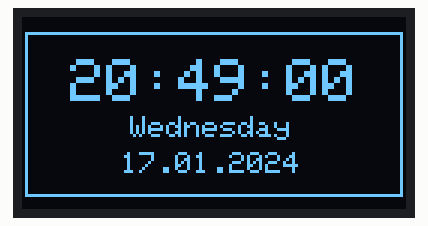
This sketch was run on a simulated Arduino Uno, built with avr-gcc and run on an emulated ATmega328P. Shown: 128×64 one-colour display. The local clock reads 2024-03-15 10:24:30 at power-on unless the sketch sets it.

Above: at 0.1 s.
At 4.3 s:
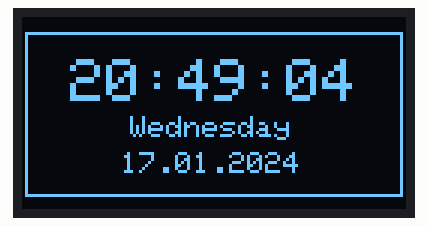
At 9.4 s:
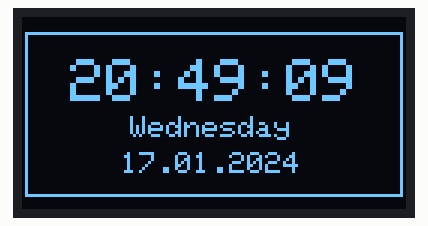
At 18.7 s:
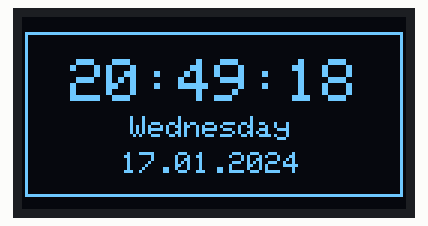
At 28.1 s:
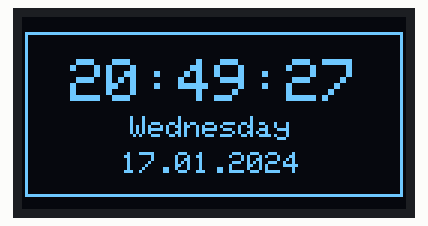
At 38.4 s:
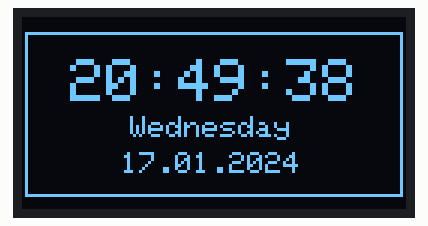

The sketch:

Clock_OLED.ino
```cpp
#include <DS3231.h>
#include <Wire.h>
#include <Adafruit_SSD1306.h>
#include <Adafruit_GFX.h>


DS3231 rtc(SDA,SCL);
Adafruit_SSD1306 oled(128,64,&Wire,1);
void setup() {
  Serial.begin(9600);
  if(!oled.begin(SSD1306_SWITCHCAPVCC, 0x3C)){
    Serial.println("Modul OLED gagal dimulai");
  }
  rtc.begin();
  rtc.setDate(17,1,2024);
  rtc.setTime(20,49,00);
  rtc.setDOW(3);
}

void loop() {

  oled.clearDisplay();
  oled.drawRect(1, 5, 126, 55, WHITE);
  oled.setTextColor(WHITE);
  //JAM
  oled.setCursor(16,14);
  oled.setTextSize(2);
  oled.print(rtc.getTimeStr());
  //Hari
  oled.setCursor(36,33);
  oled.setTextSize(1);
  oled.print(rtc.getDOWStr());
  //Tanggal
  oled.setCursor(33,45);
  oled.setTextSize(1);
  oled.print(rtc.getDateStr());

  oled.display();

  delay(1000);


}
```

Measured:
- what the display in image 0 shows lasts 1.0 s, from 0.1 s to 1.1 s
